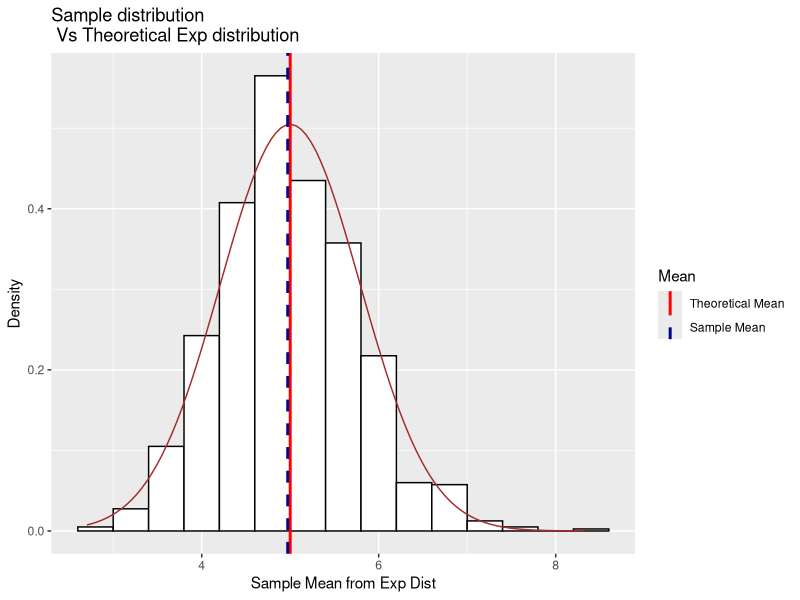

The R script that drew this image:
## ---- chunk 1
library(ggplot2)
## ---- chunk 2

set.seed(12345)
samplemeans <- NULL
for(i in 1:1000) {
  samplemeans <- c(samplemeans, mean(rexp(40, 0.2)))
}
xbar <- mean(samplemeans)
xbar
## ---- chunk 3
mu <- 1/ 0.2  # Theoretical mean is 1/lambda
mu
## ---- chunk 4
var(samplemeans)
## ---- chunk 5

data <- as.data.frame(samplemeans)
ggplot(data, aes(x = samplemeans)) + 
  geom_histogram(binwidth = 0.4, color = 'black', fill = 'white', aes(y = ..density..)) +
  stat_function(fun = dnorm, color = 'brown', 
                args = list(mean = mu, sd = sqrt(0.625))) +
  geom_vline(aes(xintercept = mu, col = "mucol"), lwd = 1) +
  geom_vline(aes(xintercept = xbar, col = "xbarcol"), lwd = 1, lty = 2) +
  scale_colour_manual(name = "Mean", values = c(mucol = "red", xbarcol = "darkblue"), labels = c("Theoretical Mean", "Sample Mean")) +
  xlab('Sample Mean from Exp Dist') +
  ylab('Density') +
  ggtitle('Sample distribution\n Vs Theoretical Exp distribution')

